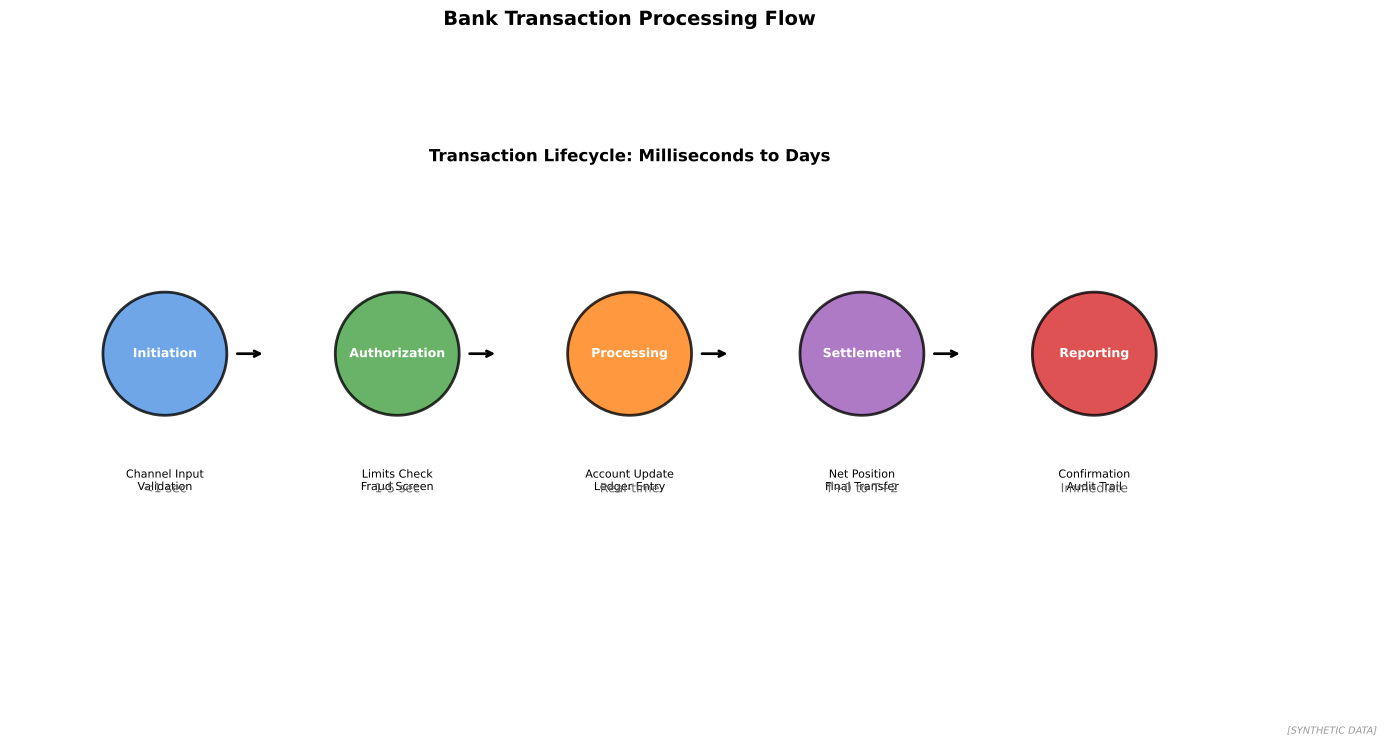

Source code (Python):
"""
Transaction Processing Flow
Bank transaction lifecycle

Output: transaction_processing.pdf
Module: module_04_trad_finance
Lesson: 38 - Core Banking
"""

from pathlib import Path
import matplotlib.pyplot as plt
import matplotlib.patches as mpatches
import numpy as np

CHART_METADATA = {
    'title': 'Transaction Processing',
    'module': 'module_04_trad_finance',
    'lesson': 38,
    'url': 'https://github.com/Digital-AI-Finance/digital-finance/tree/main/module_04_trad_finance/figures/transaction_processing'
}

plt.rcParams.update({'font.size': 10, 'axes.labelsize': 10})

def create_chart():
    fig, ax = plt.subplots(figsize=(16, 8))
    ax.set_xlim(0, 16)
    ax.set_ylim(0, 8)

    # Transaction flow steps
    steps = [
        (2, 4, 'Initiation', '#4A90E2', 'Channel Input\nValidation'),
        (5, 4, 'Authorization', '#44A044', 'Limits Check\nFraud Screen'),
        (8, 4, 'Processing', '#FF7F0E', 'Account Update\nLedger Entry'),
        (11, 4, 'Settlement', '#9B59B6', 'Net Position\nFinal Transfer'),
        (14, 4, 'Reporting', '#D62728', 'Confirmation\nAudit Trail'),
    ]

    for x, y, label, color, desc in steps:
        # Main circle
        circle = plt.Circle((x, y), 0.8, facecolor=color, edgecolor='black', linewidth=2, alpha=0.8)
        ax.add_patch(circle)
        ax.text(x, y, label, ha='center', va='center', fontsize=9, fontweight='bold', color='white')

        # Description below
        ax.text(x, y - 1.5, desc, ha='center', va='top', fontsize=8)

        # Arrow to next
        if x < 14:
            ax.annotate('', xy=(x+1.3, y), xytext=(x+0.9, y),
                       arrowprops=dict(arrowstyle='->', color='black', lw=2))

    # Timeline
    ax.text(8, 6.5, 'Transaction Lifecycle: Milliseconds to Days', ha='center',
           fontsize=12, fontweight='bold')

    times = ['<1 sec', '1-5 sec', 'Real-time', 'T+0 to T+2', 'Immediate']
    for i, (x, _, _, _, _) in enumerate(steps):
        ax.text(x, 2.2, times[i], ha='center', fontsize=9, color='#666666')

    ax.set_title('Bank Transaction Processing Flow', fontsize=14, fontweight='bold', pad=15)
    ax.axis('off')

    fig.text(0.98, 0.02, '[SYNTHETIC DATA]', fontsize=7, color='#999999', ha='right', style='italic')

    output_path = Path(__file__).parent / 'transaction_processing.pdf'
    plt.savefig(output_path, format='pdf', dpi=300, bbox_inches='tight')
    plt.close()
    print(f"Chart saved to: {output_path}")
    return output_path

if __name__ == '__main__':
    create_chart()
